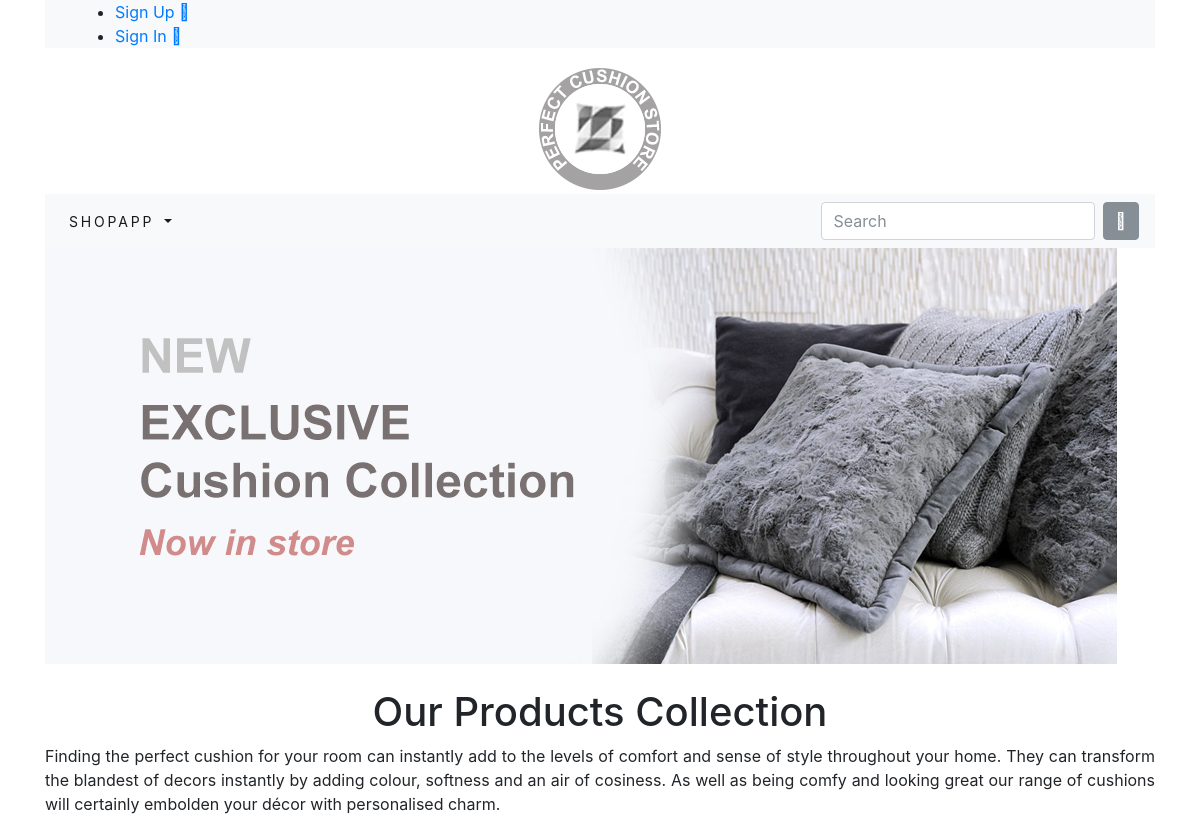
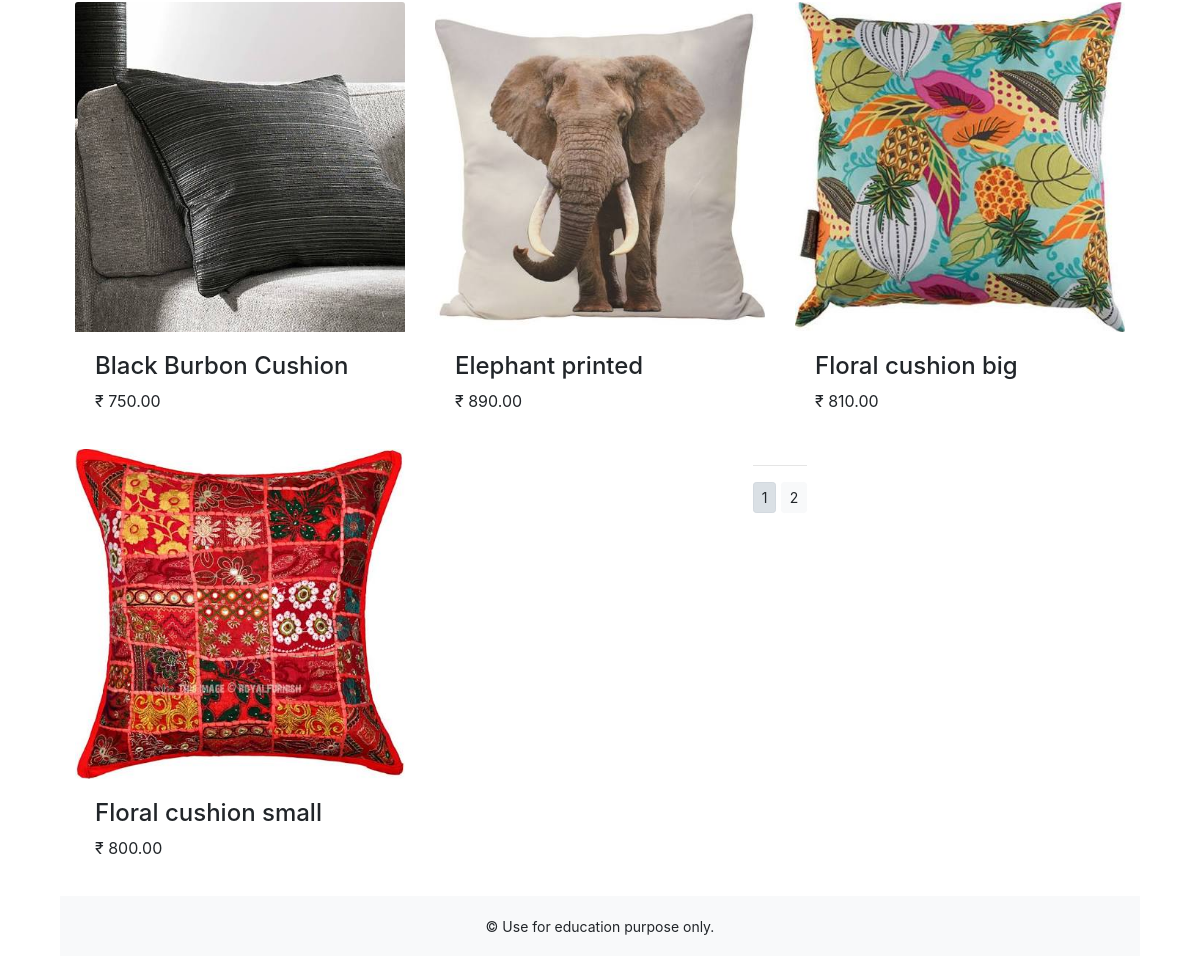
The page /shopapp/ on the database its author committed (2 pictures, top to bottom).
### shopapp/models.py (models this page shows, shortened)
class Product(models.Model):
    name = models.CharField(max_length=250, unique=True)
    slug = models.SlugField(max_length=250, unique=True)
    description = models.TextField(blank=True)
    category = models.ForeignKey(Category, on_delete=models.CASCADE)
    image = models.ImageField(upload_to='product', blank=True)
    price = models.DecimalField(max_digits=10, decimal_places=2)
    stock = models.IntegerField()
    available = models.BooleanField(default=True)
    created = models.DateTimeField(auto_now_add=True)
    updated = models.DateTimeField(auto_now=True)
    class Meta:
        ordering = ('name',)
        verbose_name = 'product'
        verbose_name_plural = 'products'
    def get_url(self):
        return reverse('shopapp:ProdCatDetail', args=[self.category.slug, self.slug])

### shopapp/views.py (the view)
# urls.py: path('', views.allProdCat, name='allProdCat'),
def allProdCat(request, c_slug=None):
    c_page = None
    products_list = None
    if c_slug != None:
        c_page = get_object_or_404(Category,slug=c_slug)
        products_list= Product.objects.all().filter(category=c_page,available=True)
    else:
        products_list = Product.objects.all().filter(available=True)
    paginator = Paginator(products_list,4)
    try:
        page = int(request.GET.get('page','1'))
    except:
	    page = 1
    try:
	    products = paginator.page(page)
    except (EmptyPage,InvalidPage):
	    products = paginator.page(paginator.num_pages)
    return render(request, 'shopapp/category.html', {'category':c_page, 'products':products} )

### Cart/context_processors.py (called while the page is built)
def counter(request):
	item_count = 0
	if 'admin' in request.path:
		return {}
	else:
		try:
			cart = Cart.objects.filter(cart_id=_cart_id(request))
			cart_items = CartItem.objects.all().filter(cart=cart[:1])
			for cart_item in cart_items:
				item_count += cart_item.quantity
		except Cart.DoesNotExist:
			item_count = 0
	return dict(item_count = item_count)

### Cart/views.py (called while the page is built)
def _cart_id(request):
	cart = request.session.session_key
	if not cart:
		cart = request.session.create()
	return cart

### shopapp/context_processors.py (called while the page is built)
def menu_links(request):
    links = Category.objects.all()
    return dict(links=links)

### shopapp/models.py (called while the page is built)
    def get_url(self):
         return reverse('shopapp:products_by_category', args=[self.slug])

### shopapp/templates/shopapp/category.html (shortened to what this page needs)
{% extends "base.html" %}
{% load staticfiles %}
{% block content %}
    <div class="mx-auto">
    {% if category %}
        <img class="my_image"src="{{category.image.url}}" alt="{{category.name}}"
    </div>
    <br>
    <div>
        <h1 class="text-center my_title">{{category.name}}</h1>
        <p class="text-justify">{{category.description}}</p>
    </div>
    <div>
    {% else %}
        <img  class="my_image my_image_padding" src="{% static 'img/banner.jpg' %}" alt="Our Products collection">
    </div>
    <br>
    <div>
        <h1 class="text-center my_title">Our Products Collection</h1>
        <p class="text-justify" >Finding the perfect cushion for your room can instantly add to the levels of comfort and sense of style throughout your home.
            They can transform the blandest of decors instantly by adding colour, softness and an air of cosiness.
            As well as being comfy and looking great our range of cushions will certainly embolden your décor with personalised charm.</p>
    </div>
    {% endif %}
    <div class="container">
        <div class="row mx-auto">
            {% for product in products.object_list %}
                <div class = "my_bottom_margin col-9 col-sm-12 col-md-4 col-md-12 col-lg-4">
                  <div class="class="card text-center" style="min-width: 18rem;"">
                    <a href="{{product.get_url}}"><img class="card-img-top my_image" src="{{product.image.url}}" alt="{{product.name}}"></a>
                    <div class="card-body">
                        <h4>{{product.name}}</h4>
                        <p>&#8377; {{product.price}}</p>
                    </div>
                </div>
              </div>
            {% endfor %}
            <div class="mx-auto">
		        	{% if products.paginator.num_pages > 1 %}
				      <hr>
				        <div class="text-center">
					          {% for pg in products.paginator.page_range %}
						          <a href="?page={{pg}}" class="btn btn-light btn-sm {% if products.number == pg %}active{% endif %}">{{pg}}</a>
					          {% endfor %}
				        </div>
			         {% endif %}
		       </div>
	      <br>
{% endblock %}

### shopapp/templates/base.html (shortened to what this page needs)
{% load staticfiles %}
<!DOCTYPE html>
<html lang="en">
<head>
    <link  href="{% static 'css/custom.css' %}" rel="stylesheet">
    <link  href="{% static 'css/bootstrap.min.css' %}" rel="stylesheet">
    <link rel="stylesheet" type="text/css" href="{% static 'css/fontawesome.min.css' %}">
</head>
<body>
    <div class="container">
      <div class="container-fluid bg-light navbar-fixed-top my_top_navbar_div">
			{% include 'top-navbar.html' %}
		  </div>
        {% include 'header.html' %}
        {% include 'navbar.html'%}
        {% block content %}
        {% endblock %}
    </div>
        {% include 'footer.html' %}
</body>
</html>

### shopapp/templates/top-navbar.html
<div class="container">
	<div class="my_custom_menu">
		<ul>
			{% if request.user.is_authenticated and request.user.first_name %}
			<li>
				Welcome, <a href="#" class="dropdown-toggle" data-toggle="dropdown" aria-haspopup="true" aria-expanded="false">{{ request.user.first_name }} <i class="fas fa-user-circle"></i></a>
				<div class="dropdown-menu dropdown-menu-right">
					<a href="{% url 'order:order_history' %}" class="dropdown-item">Order History</a>
				</div>
			</li>
			<li>
				<a href="{% url 'signout' %}">Sign Out <i class="fas fa-sign-out-alt"></i></a>
			</li>
			{% else %}
			<li>
				<a href="{% url 'signup' %}">Sign Up <i class="fas fa-user-plus"></i></a>
			</li>
			<li>
				<a href="{% url 'signin' %}">Sign In <i class="fas fa-sign-in-alt"></i></a>
			</li>
			{% endif %}
		</ul>
	</div>
</div>

### shopapp/templates/header.html
{% load staticfiles %}
<header>
    <center>
        <a href="{% url 'shopapp:allProdCat' %}"><img src="{%static 'img/logo.png' %}" alt="Perfect Cushion Store"></a>
    </center>
</header>

### shopapp/templates/navbar.html (shortened to what this page needs)
<nav class="navbar navbar-expand-lg navbar-light bg-light">
  <div class="collapse navbar-collapse" id="navbarSupportedContent">
    <ul class="navbar-nav mr-auto">
      <li class="nav-item dropdown {% if 'shopapp' in request.path %}active{% endif %}">
        <a class="nav-link dropdown-toggle" href="#" id="navbarDropdown" role="button" data-toggle="dropdown" aria-haspopup="true" aria-expanded="false">
          Shopapp
        </a>
      </li>
    </ul>
    <form class="form-inline my-2 my-lg-0" action="{% url 'search_app:searchResult' %}" method="get" >
      <input class="form-control mr-sm-2" type="search" placeholder="Search" aria-label="Search" name="q">
      <button class="btn btn-secondary my-2 my-sm-0" type="submit"><i class="fas fa-search"></i></button>
    </form>
  </div>
</nav>

### shopapp/templates/footer.html
<div class="footer navbar-fixed-bottom my_footer">
    <p class="text-center">&copy; Use for education purpose only. </p>
</div>

### static/css/custom.css (style rules this page uses)
body { font-family: 'Roboto', sans-serif; }
.nav-item { letter-spacing: .2em; font-size: 14px; text-transform: uppercase; }
.my_footer { background-color: #f8f9fa; height: 60px; }
.my_footer p { padding-top: 20px; font-size: 14px; }

### rows shown on the page
Product: image (picture), name "Black Burbon Cushion", price "750.00"
Product: image (picture), name "Elephant printed", price "890.00"
Product: image (picture), name "Floral cushion big", price "810.00"
Product: image (picture), name "Floral cushion small", price "800.00"

### other values the page prints
{{ pg }} "1" "2"
